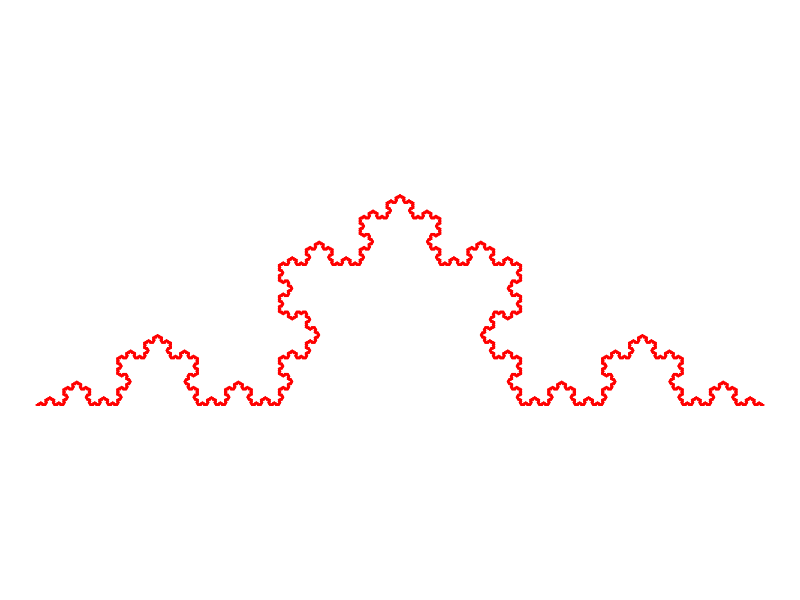
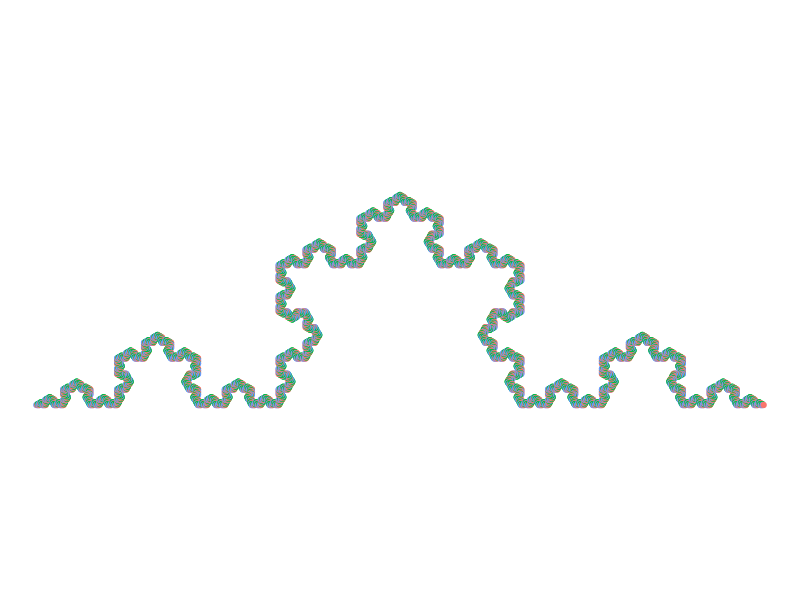
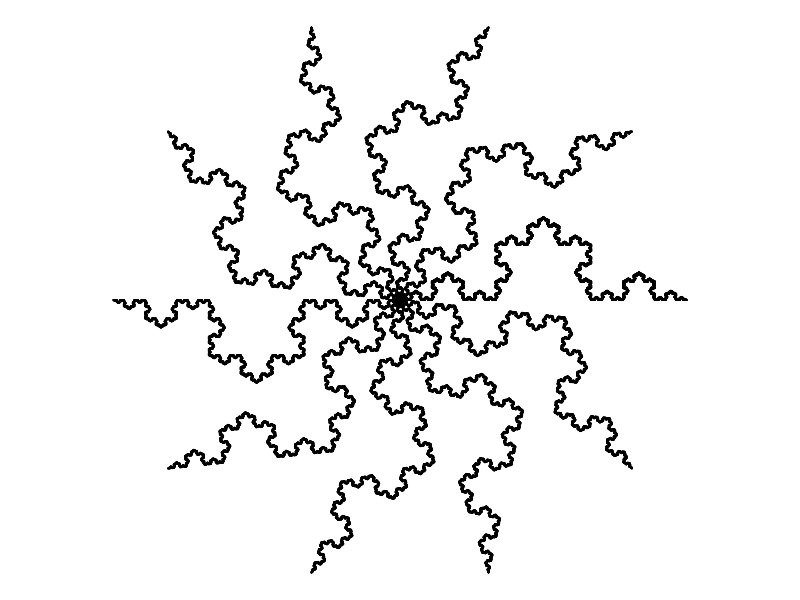
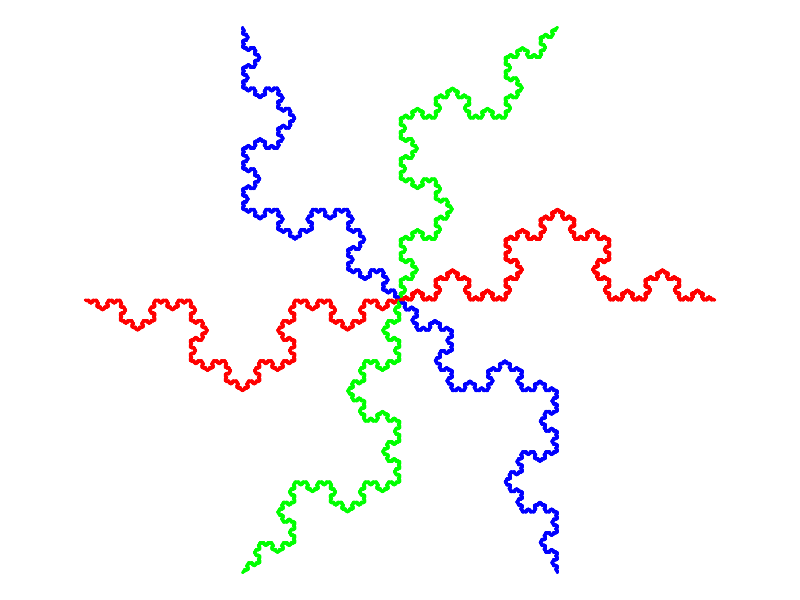
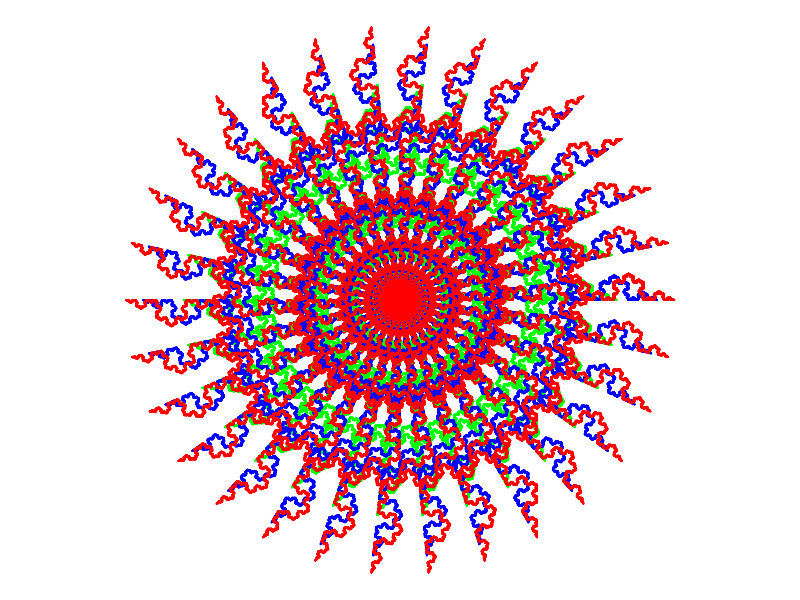
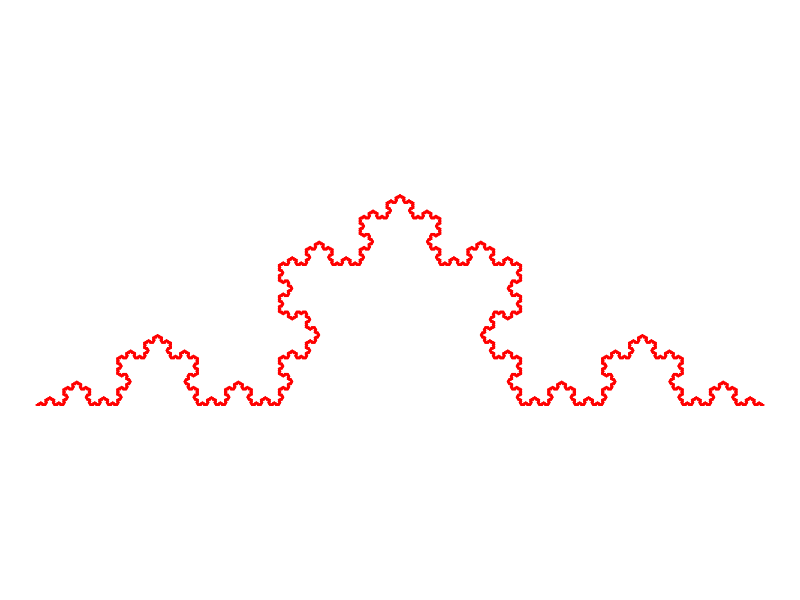
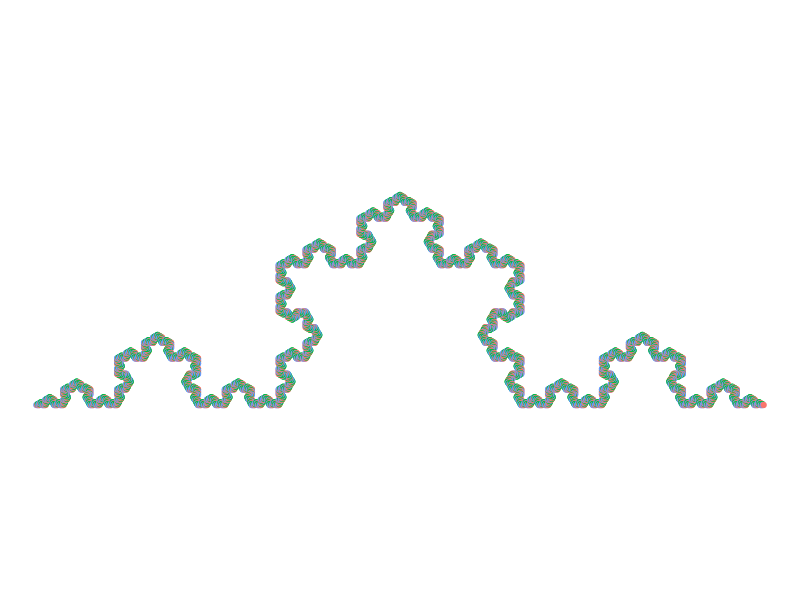
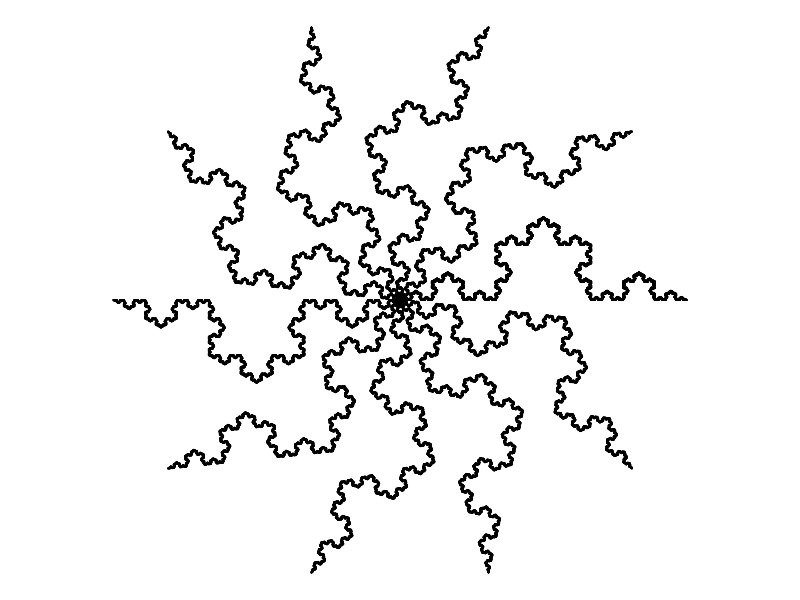

These figures' R source, in order:
## ---- chunk 1

#knitr::opts_chunk$set(echo = TRUE)
file2=getwd()
file2
file=paste(file2,"Figuras/",sep = "/")
file

## ---- chunk 2
knitr::opts_chunk$set(echo = TRUE)
library("ggplot2")

## ---- chunk 3

emptyCanvas <- function(xlim, ylim, bg="gray20") {
  par(mar=rep(1,4), bg=bg)
  plot(1, 
       type="n", 
       bty="n",
       xlab="", ylab="", 
       xaxt="n", yaxt="n",
       xlim=xlim, ylim=ylim)
}
## ---- chunk 4

# function to draw a single line
drawLine <- function(line, col="white", lwd=1) {
  segments(x0=line[1], 
           y0=line[2], 
           x1=line[3], 
           y1=line[4], 
           col=col,
           lwd=lwd)
}

# wrapper around "drawLine" to draw entire objects
drawObject <- function(object, col="white", lwd=1) {
  invisible(apply(object, 1, drawLine, col=col, lwd=lwd))
}

## ---- chunk 5

# example
line1 = c(0,0,1,1)
line2 = c(-3,4,-2,-4)
line3 = c(1,-3,4,3)
mat = matrix(c(line1,line2,line3), byrow=T, nrow=3)

## ---- chunk 6

# function to add a new line to an existing one
newLine <- function(line, angle, reduce=1) {
  
  x0 <- line[1]
  y0 <- line[2]
  x1 <- line[3]
  y1 <- line[4]
  
  dx <- unname(x1-x0)                      # change in x direction
  dy <- unname(y1-y0)                      # change in y direction
  l <- sqrt(dx^2 + dy^2)                   # length of the line
  
  theta <- atan(dy/dx) * 180 / pi          # angle between line and origin
  rad <- (angle+theta) * pi / 180          # (theta + new angle) in radians
  
  coeff <- sign(theta)*sign(dy)            # coefficient of direction
  if(coeff == 0) coeff <- -1
  
  x2 <- x0 + coeff*l*cos(rad)*reduce + dx  # new x location
  y2 <- y0 + coeff*l*sin(rad)*reduce + dy  # new y location
  return(c(x1,y1,x2,y2))
  
}

## ---- chunk 7

iterate= function(object, ifun, ...) {
  linesList <- vector("list",0)
  for(i in 1:nrow(object)) {
    old_line = matrix(object[i,], nrow=1)
    new_line =ifun(old_line, ...)
    linesList[[length(linesList)+1]] = new_line
  }
  new_object <- do.call(rbind, linesList)
  return(new_object)
}


## ---- chunk 8
# iterator function: koch curve
koch <- function(line0) {
  
  # new triangle (starting at right)
  line1 <- newLine(line0, angle=180, reduce=1/3)
  line2 <- newLine(line1, angle=-60, reduce=1)
  line3 <- newLine(line2, angle=120, reduce=1)
  line4 <- newLine(line3, angle=-60, reduce=1)
  
  # reorder lines (to start at left)
  line1 <- line1[c(3,4,1,2)]
  line2 <- line2[c(3,4,1,2)]
  line3 <- line3[c(3,4,1,2)]
  line4 <- line4[c(3,4,1,2)]
  
  # store in matrix and return
  mat <- matrix(c(line4,line3,line2,line1), byrow=T, ncol=4)
  return(mat)
  
}

# example: Koch curve (after six iterations)
fractal <- matrix(c(0,0,1,1e-9), nrow=1)
for(i in 1:6) fractal <- iterate(fractal, ifun=koch)
p=emptyCanvas(xlim=c(10,20), ylim=c(0,3))
p=drawObject(fractal)
p

## ---- chunk 9

df=data.frame(fractal)
xt=c(df$X1,df$X3)
yt=c(df$X2,df$X4)

dt=tibble::tibble(xt,yt)
dim(dt)
names(dt)=c("X1","X2")
p=ggplot()+coord_fixed()+    theme_void()
#p=p+ geom_point(data=dt1, aes(x=xt1, y=yt1), color='black',size=.015)
p=p+ geom_point(data=dt, aes(x=X1, y=X2), color='red',size=.0015)
p

ggsave("Fractal_09.png", p,dpi = 100, path=file,width = 8,height = 6,units ="in")
## ---- chunk 10
# Instalar e carregar a biblioteca ggplot2
library(ggplot2)


# Adicionar a coluna de cores ao data.frame
#dt$color= rep(colors()[40:80],length.out = dim(dt)[1])
dt$color= rep(c("red","blue","green"),length.out = dim(dt)[1])

# Criar o gráfico
#p <- ggplot(dt, aes(x = X1, y = X2)) +
#  geom_point(aes(color = color), size = .3) +  # Tamanho dos pontos e cores
#  scale_color_identity() +  # Usar as cores definidas no data.frame
#  theme_minimal() +  # Usar um tema minimalista
#  labs(title = "Gráfico de Dispersão com Cores Manuais",
#       x = "X1",
#       y = "X2")  # Rótulos do gráfico
#p=p+ geom_point(data=dt1, aes(x=xt1, y=yt1), color='black',size=.015)
p=p+ geom_point(data=dt, aes(x=X1, y=X2,color=color),size=1.5)+
  theme(legend.position ="none")
p
ggsave("Fractal_09_1.png", p,dpi = 100, path=file,width = 8,height = 6,units ="in")

## ---- chunk 11

xt=c(dt$X1)#c(dt$X1,dt2$X1)
yt=c(dt$X2)#c(dt$X2,dt2$X2)
rotacao=c(pi/2,pi, 3*pi/2)

k=3#fig12
k=7
k=11#fig12
k=5
rotacao=pi/k*(1:(2*k))
n=length(xt)

for(i in 1:length(rotacao)){
  xt=c(xt,xt[1:n]*cos(rotacao[i])-yt[1:n]*sin(rotacao[i]))
  yt=c(yt,xt[1:n]*sin(rotacao[i])+yt[1:n]*cos(rotacao[i]))}

contracao =.1
xt2=xt*contracao
yt2=yt*contracao
dt2=tibble::tibble(xt2,yt2)

size=0.025
p = ggplot()+   coord_fixed()+theme_void()
p = p+geom_point(data=dt2, aes(x=xt2, y=yt2), color='black',size=size)
p

if (k==3){
  ggsave("Fractal_9_2.png", p,dpi = 100, path=file,width = 8,height = 6,units ="in")
  } else if (k==5){
    ggsave("Fractal_12.png", p,dpi = 100, path=file,width = 8,height = 6,units ="in")
  } else if (k==7){
    ggsave("Fractal_13.png", p,dpi = 100, path=file,width = 8,height = 6,units ="in")
  } else if (k==11){
    ggsave("Fractal_14.png", p,dpi = 100, path=file,width = 8,height = 6,units ="in")}


## ---- chunk 12

xt=c(dt$X1)#c(dt$X1,dt2$X1)
yt=c(dt$X2)#c(dt$X2,dt2$X2)
rotacao=c(pi/2,pi, 3*pi/2)
k=15
#k=75
#k=100
#k=101
k=3
#k=109
rotacao=c(0.0,pi/k*(1:(2*k)))
n=length(xt)

p = ggplot()+ coord_fixed()+theme_void()

if (k==15){
    cores=rep(c("red","green","blue"),length.out=length(rotacao))
    }else if(k==75){
      #cores=sample(colors()[240:302],size=length(rotacao),replace=T)
      cores=rep(c("red","green","blue"),length.out=length(rotacao))
    }else if(k==100){
      cores=cores=sample(c("red","green","blue"),size=length(rotacao),replace=T)#rep(colors()[652:655],length.out=length(rotacao))
    }else if(k==101){cores=terrain.colors(length(rotacao))
    }else if(k==3){cores=rep(c("red","green","blue"),length.out=length(rotacao))
    }else if(k==109){
      cores=sample(colors()[652:656],size=length(rotacao),replace=T)}#rep(colors()[652:655],length.out=length(rotacao))

for(i in 1:length(rotacao)){
  xt2=c(xt[1:n]*cos(rotacao[i])-yt[1:n]*sin(rotacao[i]))
  yt2=c(xt[1:n]*sin(rotacao[i])+yt[1:n]*cos(rotacao[i]))
  dt2=tibble::tibble(xt2,yt2)
  size=0.15
  p = p+geom_point(data=dt2, aes(x=xt2, y=yt2),color=cores[i],size=size)
  p
  }
p
#ggsave("Fractal_15.png", p,dpi = 100, path=file,width = 8,height = 6,units ="in")

if (k==15){
  ggsave("Fractal_16_0.png", p,dpi = 100, path=file,width = 8,height = 6,units ="in")
  } else if (k==75){
    ggsave("Fractal_16_1.png", p,dpi = 100, path=file,width = 8,height = 6,units ="in")
  } else if (k==100){
    ggsave("Fractal_16_2.png", p,dpi = 100, path=file,width = 8,height = 6,units ="in")
  } else if (k==101){
    ggsave("Fractal_16_3.png", p,dpi = 100, path=file,width = 8,height = 6,units ="in")
  }else if (k==3){
    ggsave("Fractal_16.png", p,dpi = 100, path=file,width = 8,height = 6,units ="in")
    }else if (k==109){
    ggsave("Fractal_15.png", p,dpi = 100, path=file,width = 8,height = 6,units ="in")}

## ---- chunk 13

#p= ggplot()+ coord_fixed()+ theme_void()

xt=c(dt$X1)#c(dt$X1,dt2$X1)
yt=c(dt$X2)#c(dt$X2,dt2$X2)
rotacao=c(pi/2,pi, 3*pi/2)
k=3
k=5
k=15
#k=17
#k=11
rotacao=c(0.0,pi/k*(1:(2*k)))
n=length(xt)

for(i in 1:length(rotacao)){
  xt=c(xt,xt[1:n]*cos(rotacao[i])-yt[1:n]*sin(rotacao[i]))
  yt=c(yt,xt[1:n]*sin(rotacao[i])+yt[1:n]*cos(rotacao[i]))}

p= ggplot()+ coord_fixed()+ theme_void()


if (k==5){
  set.seed(1000)
  contracao=runif(k,.5,1.0)#c(-.75,-.85,-.95)#seq(0,1,.5)
  cores=rep(c("red","green","blue"),length.out=length(contracao))
    
    }else if(k==15){
      contracao=c(.5, .75,.89, .95)#runif(5,.25,1.)
      cores=rep(c("red","green","blue"),length.out=length(contracao))
    }else if(k==17){
      contracao=runif(10,.5,1.0)#c(-.75,-.85,-.95)#seq(0,1,.5)
      cores=cores=sample(c("red","green","blue"),size=length(contracao),replace=T)#rep(colors()[652:655],length.out=length(rotacao))
    }else if(k==11){
      contracao=c(.5, .75,.89, .95)#runif(5,.25,1.)
      cores=terrain.colors(length(contracao))
    }else if(k==3){cores=rep(c("red","green","blue"),length.out=length(contracao))}

#cores=heat.colors(length(contracao))#fig16
for(i in 1:length(contracao)){
  xt2=c(xt*contracao[i])
  yt2=c(yt*contracao[i])
  dt2=tibble::tibble(xt2,yt2)
  if(k==11){
    p=p+geom_point(data=dt2, aes(x=xt2, y=yt2),color=cores[i],size=0.015)+theme(panel.background = element_rect(fill = "darkblue"))
    p}else{p=p+geom_point(data=dt2, aes(x=xt2, y=yt2),color=cores[i],size=0.015)
    p}
}
p


if (k==5){
  ggsave("Fractal_17_0.png", p,dpi = 100, path=file,width = 8,height = 6,units ="in")
  } else if (k==15){
    ggsave("Fractal_17_1.png", p,dpi = 100, path=file,width = 8,height = 6,units ="in")
  }
